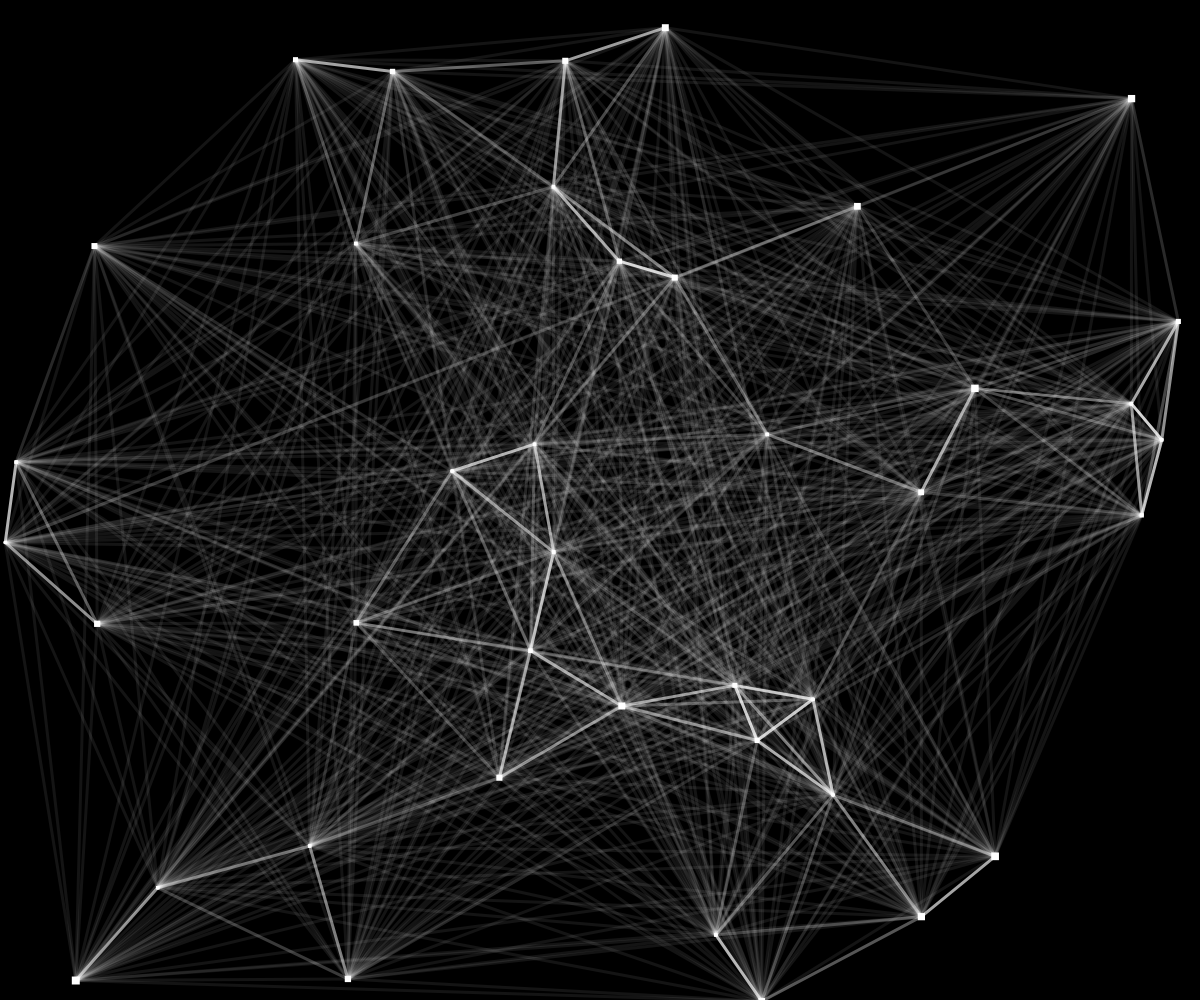
Frame 1 (no input)
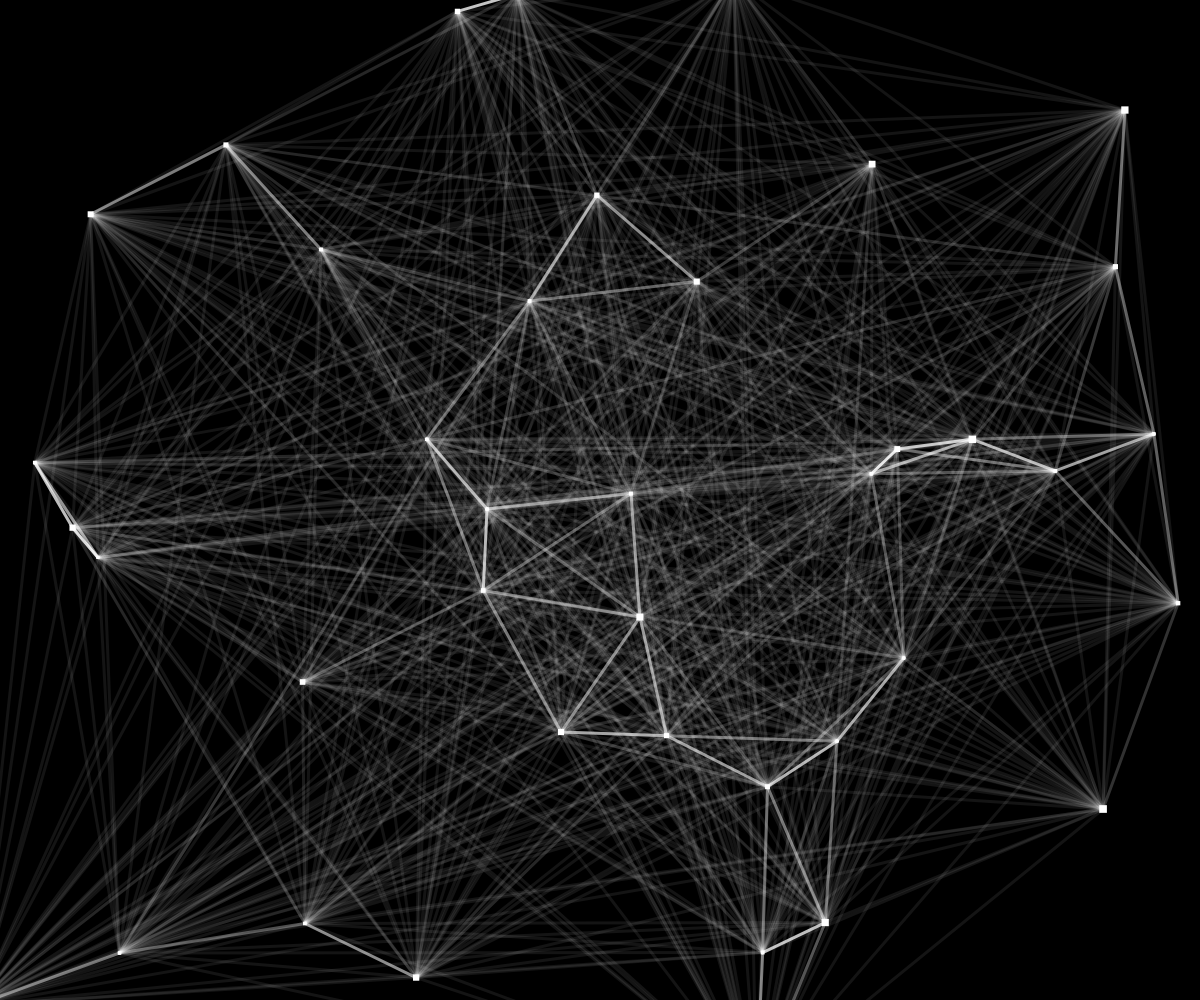
Frame 60 (no input)
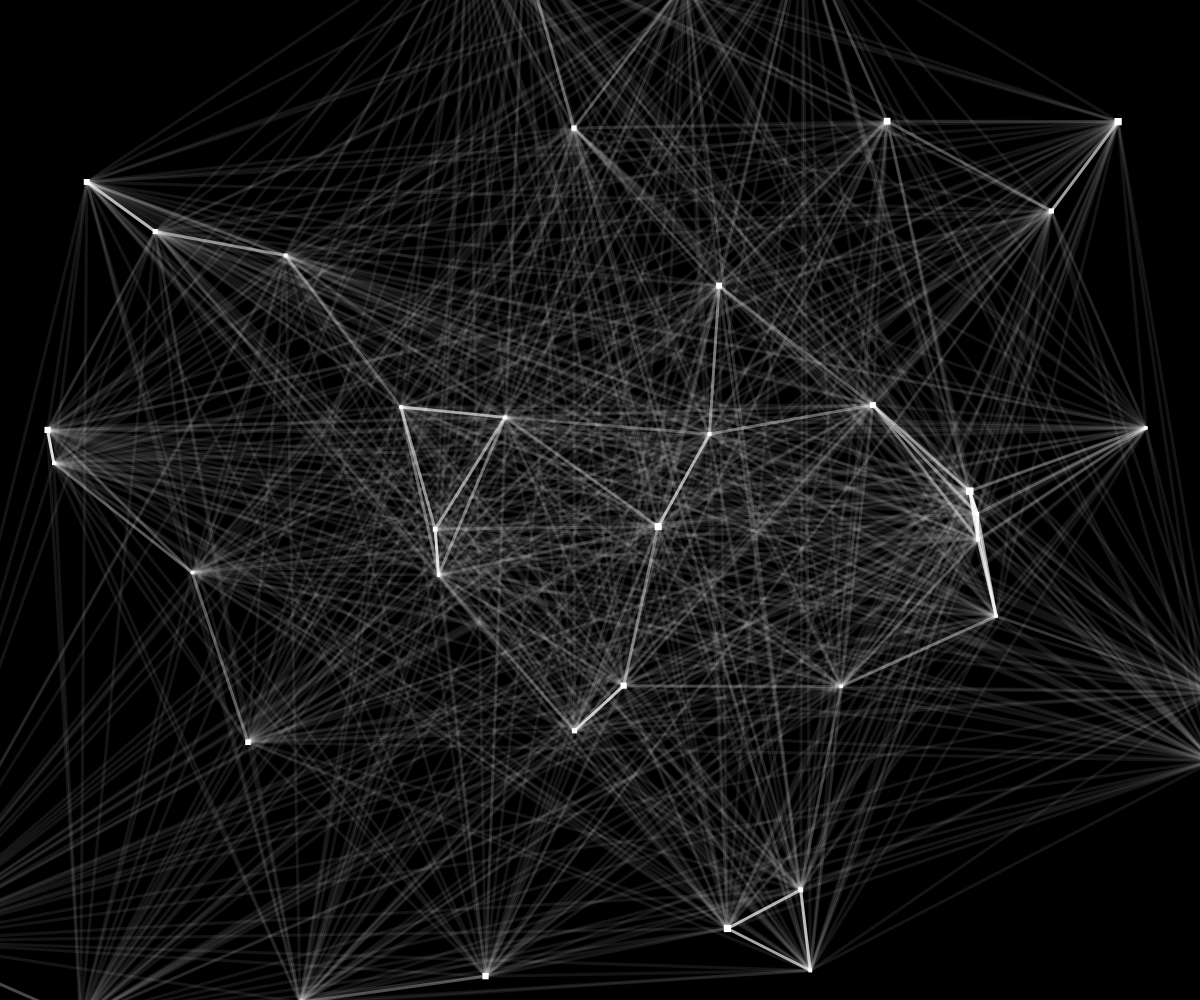
Frame 120 (the mouse pressed at the canvas centre since frame 60)

The p5.js sketch that drew these frames (run headless with seeded random() and noise() and a simulated clock; from frame 60 on, the mouse is pressed at the canvas centre):

// p5.js sketch
// ── sketch.js
// Emulate the neat particle animation from www.particle.io
// Probably 80% of the way there - all that remains are the artistic colours and tuning.

let numParticles = 40;
let bleed = 100; // how big is the bleed off the edge of the canvas
let particles = [];

function setup() {
	createCanvas(windowWidth,windowHeight);

	for (let i = 0; i<numParticles; i++){
		particles[i] = new Particle(random(width), random(height));
	}

}


function draw() {
	console.log(frameRate());
	// background(0,75,162);
	background(0);
	for (let i = particles.length - 1; i >= 0; i--) {
		particles[i].update(i);		// Update location and position in array
		particles[i].linkup();		// Draw lines between particles
		particles[i].boundCheck(); // Delete offscreen particles
	}
	// Separate loop for show() so that particles are last thing drawn (no over-drawing)
	for (let i = particles.length - 1; i >= 0; i--) {
		particles[i].show();			// Show the particle
	}

	// Replenish particles just offscreen, rather than dumping them in the middle
	while(particles.length < numParticles) {
		let bound = 0;
		// Select which border bleed to generate in
		push();
		translate(width/2,height/2);
		let chance = random(1);
		if (chance < 0.25) {
			x_ = - bleed;
			y_ = random(height);
		} else if (chance < 0.5) {
			x_ = width+bleed;
			y_ = random(height);
		} else if (chance < 0.75) {
			x_ = random(width);
			y_ = - bleed;
		} else {
			x_ = random(width);
			y_ = height+bleed;
		}
		particles.push(new Particle(x_,y_) );
		pop();
	}

}





function Particle(x_, y_) {
	this.i = 0;
	this.r = random(3,8);
	this.x = x_;
	this.y = y_;
	this.v = random(1e-1,2);
	this.theta = random(TWO_PI);
	this.vx = this.v * cos(this.theta);
	this.vy = this.v * sin(this.theta);

	this.update = function(index) {
		this.i = index;
		this.x += this.vx;
		this.y += this.vy;
	}

	this.show = function() {
		fill(0,190,255);
		fill(255);
		noStroke();
		rectMode(CENTER);
		rect(this.x, this.y, this.r,this.r);
	}

	this.linkup = function() {
		// Draw the lines between particles.
		for (let j = this.i + 1; j < particles.length; j++){ // Draw from jth element to elements after j. Save doubling up the lines.
			let v1 = createVector(this.x,this.y);
			let v2 = createVector(particles[j].x, particles[j].y);

			let v3 = v1.copy();
			v3.sub(v2);
			let d = constrain(v3.mag(),20,250);
			let alpha = map(v3.mag(),0,250,255,20, 1);
			// stroke(205,102,204,alpha); // Pink
			// stroke(0,alpha);
			// stroke(0,75*(255/162),255,alpha);
			stroke(255,alpha);
			strokeWeight(3);
			line(this.x,this.y,particles[j].x,particles[j].y);
			// console.log(d);
		}
	}

	this.boundCheck = function() {
		if (
		this.x > width + bleed ||
		this.y > height + bleed ||
		this.x < -bleed ||
		this.y < -bleed ) {
			particles.splice(this.i,1);
		}
	}

}
